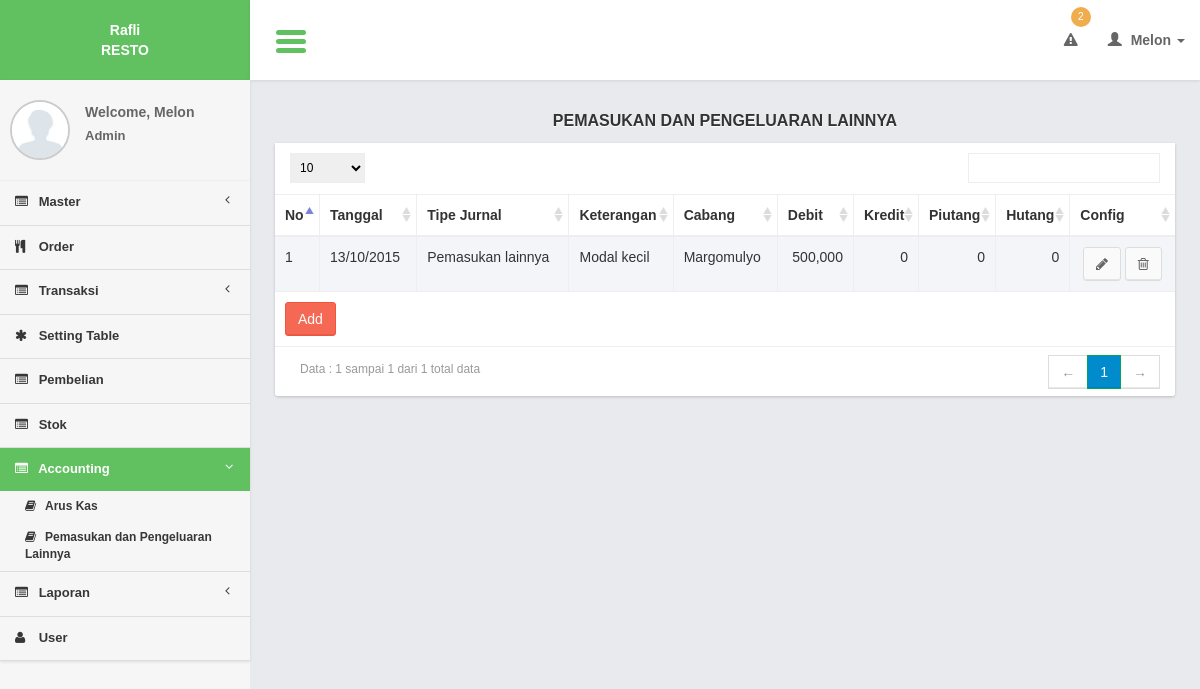
Screenshot of /controllers/jurnal_umum.php (signed in) with the database file from the repository.
### tables this page shows
CREATE TABLE `journals` (
  `journal_id` int(11) NOT NULL,
  `journal_type_id` int(11) NOT NULL,
  `data_id` int(11) NOT NULL,
  `data_url` text NOT NULL,
  `journal_debit` int(11) NOT NULL,
  `journal_credit` int(11) NOT NULL,
  `journal_piutang` int(11) NOT NULL,
  `journal_hutang` int(11) NOT NULL,
  `journal_date` date NOT NULL,
  `journal_desc` text NOT NULL,
  `bank_id` int(11) NOT NULL,
  `user_id` int(11) NOT NULL,
  `branch_id` int(11) NOT NULL
);

CREATE TABLE `journal_types` (
  `journal_type_id` int(11) NOT NULL,
  `journal_type_name` varchar(200) NOT NULL
);

CREATE TABLE `branches` (
  `branch_id` int(11) NOT NULL,
  `branch_name` varchar(200) NOT NULL,
  `branch_img` text NOT NULL,
  `branch_desc` text NOT NULL,
  `branch_address` text NOT NULL,
  `branch_phone` varchar(100) NOT NULL,
  `branch_city` varchar(100) NOT NULL,
  `branch_type_id` int(11) NOT NULL
);

### models/jurnal_umum_model.php (called while the page is built, shortened)
<?php
function select($where){
	$query = mysql_query("select a.*, b.journal_type_name, c.branch_name
							from journals a
							join journal_types b on b.journal_type_id = a.journal_type_id
							join branches c on c.branch_id = a.branch_id
							where a.journal_type_id = 3 or a.journal_type_id = 4
							$where
							order by journal_id");
	return $query;
}
?>

### views/jurnal_umum/list.php (the view, shortened to what this page needs)
     <section class="content">
         <div class="row">
             <div class="col-xs-12">
                  <div class="title_page"> <?= $title ?></div>
                 <div class="box">
                     <div class="box-body2 table-responsive">
                         <table id="example1" class="table table-bordered table-striped">
                             <thead>
                                 <tr>
                                 	<th width="5%">No</th>
                                     <th>Tanggal</th>
                                     <th>Tipe Jurnal</th>
                                     <th>Keterangan</th>
                                     <th>Cabang</th>
                                     <th>Debit</th>
                                     <th>Kredit</th>
                                     <th>Piutang</th>
                                     <th>Hutang</th>
                                     <th>Config</th>
                                 </tr>
                             </thead>
                             <tbody>
                                 <?php
                                $no = 1;
  while($row = mysql_fetch_array($query)){
                                 ?>
                                 <tr>
                                <td><?= $no ?></td>
	<td><?= format_date($row['journal_date']); ?></td>
                                     <td><?= $row['journal_type_name'] ?></td>
                                   	<td><?= $row['journal_desc']; ?></td>
                                     <td><?= $row['branch_name']; ?></td>
                                     <td><?= tool_format_number($row['journal_debit'])?></td>
                                     <td><?= tool_format_number($row['journal_credit'])?></td>
                                  	<td><?= tool_format_number($row['journal_piutang'])?></td>
                                     <td><?= tool_format_number($row['journal_hutang'])?></td>
                                   <td style="text-align:center;">
                                         <a href="jurnal_umum.php?page=form&id=<?= $row['journal_id']?>" class="btn btn-default" ><i class="fa fa-pencil"></i></a>
                                         <a href="javascript:void(0)" onclick="confirm_delete(<?= $row['journal_id']; ?>,'jurnal_umum.php?page=delete&id=')" class="btn btn-default" ><i class="fa fa-trash-o"></i></a>
                                     </td>
                                 </tr>
                                 <?php
$no++;
                                 }
                                 ?>
                             </tbody>
                               <tfoot>
                                 <tr>
                                     <td colspan="10"><a href="<?= $add_button ?>" class="btn btn-danger " >Add</a></td>
                                 </tr>
                             </tfoot>
                         </table>
                     </div>
                 </div>
             </div>
         </div>
     </section>

### lib/function.php (shortened to what this page needs)
<?php
function get_header($title = ""){
	include '../views/layout/header.php';
}
function get_footer($query_find = 0){
	include '../views/layout/footer.php';
}
function format_date($date){
	if($date == "0000-00-00"){
		return "-";
	}else{
		$date = explode("-", $date);
		$new_date = $date[2]."/".$date[1]."/".$date[0];
		return $new_date;
	}
}
function get_user_data(){
	$query_user = mysql_query("select * from users where user_id = '".$_SESSION['user_id']."'");
	$row_user = mysql_fetch_object($query_user);
	$name = ucfirst($row_user->user_name);
	switch($row_user->user_type_id){
		case 1: $type = "Admin"; break;
	}
	$user_img = $row_user->user_img;
	return array($name, $type, $user_img);
}
function tool_format_number($data){
	$data = number_format($data, 0);
	$data = "<div style='text-align:right'>".$data."</div>";
	return $data;
}
	?>

### css/AdminLTE.css (style rules this page uses)
html { font-family: 'Source Sans Pro', sans-serif; -webkit-font-smoothing: antialiased; min-height: 100%; background: #E9EAED; }
body { font-family: 'Source Sans Pro', sans-serif; -webkit-font-smoothing: antialiased; min-height: 100%; }
a { color: #3c8dbc; }
.content { padding: 30px 10px; }
.table-striped > tbody > tr:nth-child(odd), .table-striped > tbody > tr:nth-child(odd) { background:#F3F5F9; }
.box { position: relative; margin-bottom: 20px; -webkit-border-radius: 3px; -moz-border-radius: 3px; border-radius: 3px !important; width: 100%; background:#fff; box-shadow: 0 1px 3px rgba(0, 0, 0, 0.1); }
.box .box-body2 { background:#fff; -webkit-border-top-left-radius: 0; -webkit-border-top-right-radius: 0; -webkit-border-bottom-right-radius: 3px; -webkit-border-bottom-left-radius: 3px; -moz-border-radius-topleft: 0; -moz-border-radius-topright: 0; -moz-border-radius-bottomright: 3px; -moz-border-radius-bottomleft: 3px; border-top-left-radius: 0; border-top-right-radius: 0; border-bottom-right-radius: 3px; border-bottom-left-radius: 3px; box-shadow: 0 1px 3px rgba(0, 0, 0, 0.1); }
.btn { font-weight: 500; -webkit-border-radius: 3px; -moz-border-radius: 3px; border-radius: 3px; border: 1px solid transparent; -webkit-box-shadow: inset 0px -2px 0px 0px rgba(0, 0, 0, 0.09); -moz-box-shadow: inset 0px -2px 0px 0px rgba(0, 0, 0, 0.09); box-shadow: inset 0px -1px 0px 0px rgba(0, 0, 0, 0.09); }
.btn.btn-default { background-color: #fafafa; color: #666; border-color: #ddd; border-bottom-color: #ddd; }
.btn.btn-danger { background-color: #f56954; border-color: #f4543c; }
.title_page { font-size:medium; text-align:center; font-weight:bold; margin-bottom:10px; text-shadow: 0 1px 1px #ffffff; text-transform:uppercase; }

### css/tooltip/tooltip-classic.css (style rules this page uses)
html, body { margin:0; height:100%; }

### rows the page displays
journals: journal_date "13/10/2015", journal_type.journal_type_name "Pemasukan lainnya", journal_desc "Modal kecil", branch.branch_name "Margomulyo", journal_debit "500,000 0 0 0"

### other values shown
count_stock_limit() "2"
$user_data[0] "Melon"
$user_data[1] "Admin"
$title "PEMASUKAN DAN PENGELUARAN LAINNYA"
